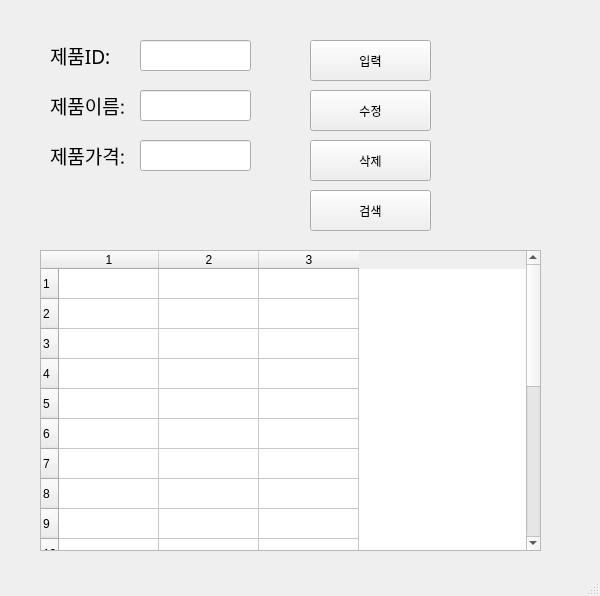
<?xml version="1.0" encoding="UTF-8"?>
<ui version="4.0">
 <class>MainWindow</class>
 <widget class="QMainWindow" name="MainWindow">
  <property name="geometry">
   <rect>
    <x>0</x>
    <y>0</y>
    <width>600</width>
    <height>596</height>
   </rect>
  </property>
  <property name="windowTitle">
   <string>MainWindow</string>
  </property>
  <widget class="QWidget" name="centralwidget">
   <widget class="QLabel" name="label">
    <property name="geometry">
     <rect>
      <x>50</x>
      <y>40</y>
      <width>81</width>
      <height>31</height>
     </rect>
    </property>
    <property name="font">
     <font>
      <family>맑은 고딕</family>
      <pointsize>14</pointsize>
     </font>
    </property>
    <property name="text">
     <string>제품ID:</string>
    </property>
   </widget>
   <widget class="QLabel" name="label_2">
    <property name="geometry">
     <rect>
      <x>50</x>
      <y>90</y>
      <width>81</width>
      <height>31</height>
     </rect>
    </property>
    <property name="font">
     <font>
      <family>맑은 고딕</family>
      <pointsize>14</pointsize>
     </font>
    </property>
    <property name="text">
     <string>제품이름:</string>
    </property>
   </widget>
   <widget class="QLabel" name="label_3">
    <property name="geometry">
     <rect>
      <x>50</x>
      <y>140</y>
      <width>81</width>
      <height>31</height>
     </rect>
    </property>
    <property name="font">
     <font>
      <family>맑은 고딕</family>
      <pointsize>14</pointsize>
     </font>
    </property>
    <property name="text">
     <string>제품가격:</string>
    </property>
   </widget>
   <widget class="QLineEdit" name="prodID">
    <property name="geometry">
     <rect>
      <x>140</x>
      <y>40</y>
      <width>111</width>
      <height>31</height>
     </rect>
    </property>
    <property name="alignment">
     <set>Qt::AlignRight|Qt::AlignTrailing|Qt::AlignVCenter</set>
    </property>
   </widget>
   <widget class="QLineEdit" name="prodName">
    <property name="geometry">
     <rect>
      <x>140</x>
      <y>90</y>
      <width>111</width>
      <height>31</height>
     </rect>
    </property>
    <property name="alignment">
     <set>Qt::AlignRight|Qt::AlignTrailing|Qt::AlignVCenter</set>
    </property>
   </widget>
   <widget class="QLineEdit" name="prodPrice">
    <property name="geometry">
     <rect>
      <x>140</x>
      <y>140</y>
      <width>111</width>
      <height>31</height>
     </rect>
    </property>
    <property name="alignment">
     <set>Qt::AlignRight|Qt::AlignTrailing|Qt::AlignVCenter</set>
    </property>
   </widget>
   <widget class="QPushButton" name="pushButton">
    <property name="geometry">
     <rect>
      <x>310</x>
      <y>40</y>
      <width>121</width>
      <height>41</height>
     </rect>
    </property>
    <property name="text">
     <string>입력</string>
    </property>
   </widget>
   <widget class="QPushButton" name="pushButton_2">
    <property name="geometry">
     <rect>
      <x>310</x>
      <y>90</y>
      <width>121</width>
      <height>41</height>
     </rect>
    </property>
    <property name="text">
     <string>수정</string>
    </property>
   </widget>
   <widget class="QPushButton" name="pushButton_3">
    <property name="geometry">
     <rect>
      <x>310</x>
      <y>140</y>
      <width>121</width>
      <height>41</height>
     </rect>
    </property>
    <property name="text">
     <string>삭제</string>
    </property>
   </widget>
   <widget class="QPushButton" name="pushButton_4">
    <property name="geometry">
     <rect>
      <x>310</x>
      <y>190</y>
      <width>121</width>
      <height>41</height>
     </rect>
    </property>
    <property name="text">
     <string>검색</string>
    </property>
   </widget>
   <widget class="QTableWidget" name="tableWidget">
    <property name="geometry">
     <rect>
      <x>40</x>
      <y>250</y>
      <width>501</width>
      <height>301</height>
     </rect>
    </property>
    <property name="rowCount">
     <number>20</number>
    </property>
    <property name="columnCount">
     <number>3</number>
    </property>
    <row/>
    <row/>
    <row/>
    <row/>
    <row/>
    <row/>
    <row/>
    <row/>
    <row/>
    <row/>
    <row/>
    <row/>
    <row/>
    <row/>
    <row/>
    <row/>
    <row/>
    <row/>
    <row/>
    <row/>
    <column/>
    <column/>
    <column/>
   </widget>
  </widget>
  <widget class="QMenuBar" name="menubar">
   <property name="geometry">
    <rect>
     <x>0</x>
     <y>0</y>
     <width>600</width>
     <height>21</height>
    </rect>
   </property>
  </widget>
  <widget class="QStatusBar" name="statusbar"/>
 </widget>
 <resources/>
 <connections>
  <connection>
   <sender>pushButton</sender>
   <signal>clicked()</signal>
   <receiver>MainWindow</receiver>
   <slot>addProduct()</slot>
   <hints>
    <hint type="sourcelabel">
     <x>394</x>
     <y>72</y>
    </hint>
    <hint type="destinationlabel">
     <x>470</x>
     <y>95</y>
    </hint>
   </hints>
  </connection>
  <connection>
   <sender>pushButton_2</sender>
   <signal>clicked()</signal>
   <receiver>MainWindow</receiver>
   <slot>updateProduct()</slot>
   <hints>
    <hint type="sourcelabel">
     <x>418</x>
     <y>129</y>
    </hint>
    <hint type="destinationlabel">
     <x>470</x>
     <y>136</y>
    </hint>
   </hints>
  </connection>
  <connection>
   <sender>pushButton_3</sender>
   <signal>clicked()</signal>
   <receiver>MainWindow</receiver>
   <slot>removeProduct()</slot>
   <hints>
    <hint type="sourcelabel">
     <x>409</x>
     <y>175</y>
    </hint>
    <hint type="destinationlabel">
     <x>469</x>
     <y>183</y>
    </hint>
   </hints>
  </connection>
  <connection>
   <sender>pushButton_4</sender>
   <signal>clicked()</signal>
   <receiver>MainWindow</receiver>
   <slot>getProduct()</slot>
   <hints>
    <hint type="sourcelabel">
     <x>406</x>
     <y>219</y>
    </hint>
    <hint type="destinationlabel">
     <x>471</x>
     <y>229</y>
    </hint>
   </hints>
  </connection>
 </connections>
 <slots>
  <slot>addProduct()</slot>
  <slot>updateProduct()</slot>
  <slot>removeProduct()</slot>
  <slot>getProduct()</slot>
 </slots>
</ui>
